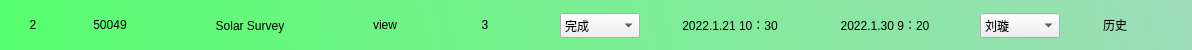
<?xml version="1.0" encoding="UTF-8"?>
<ui version="4.0">
 <class>Form</class>
 <widget class="QWidget" name="Form">
  <property name="geometry">
   <rect>
    <x>0</x>
    <y>0</y>
    <width>1192</width>
    <height>50</height>
   </rect>
  </property>
  <property name="windowTitle">
   <string>Form</string>
  </property>
  <property name="styleSheet">
   <string notr="true">QWidget{
	background-color: qlineargradient(spread:pad, x1:0, y1:0.528136, x2:1, y2:0.517, stop:0 rgba(86, 255, 109, 255), stop:1 rgba(158, 221, 185, 255));
/*background-color: rgb(170, 255, 127);*/
}
QLabel,QComboBox,QPushButton{
	background-color:none;
	color: rgb(0, 0, 0);
	font: 12pt &quot;黑体&quot;;
}
QPushButton{
border:none;
}
QPushButton:hover{
	color: rgb(28, 58, 255);
}</string>
  </property>
  <widget class="QLabel" name="label_id">
   <property name="geometry">
    <rect>
     <x>8</x>
     <y>10</y>
     <width>50</width>
     <height>30</height>
    </rect>
   </property>
   <property name="text">
    <string>2</string>
   </property>
   <property name="alignment">
    <set>Qt::AlignCenter</set>
   </property>
  </widget>
  <widget class="QPushButton" name="btn_count">
   <property name="geometry">
    <rect>
     <x>460</x>
     <y>10</y>
     <width>50</width>
     <height>30</height>
    </rect>
   </property>
   <property name="text">
    <string>3</string>
   </property>
  </widget>
  <widget class="QLabel" name="label_number">
   <property name="geometry">
    <rect>
     <x>80</x>
     <y>10</y>
     <width>60</width>
     <height>30</height>
    </rect>
   </property>
   <property name="text">
    <string>50049</string>
   </property>
   <property name="alignment">
    <set>Qt::AlignCenter</set>
   </property>
  </widget>
  <widget class="QLabel" name="label_create_time">
   <property name="geometry">
    <rect>
     <x>655</x>
     <y>10</y>
     <width>150</width>
     <height>30</height>
    </rect>
   </property>
   <property name="text">
    <string>2022.1.21 10：30</string>
   </property>
   <property name="alignment">
    <set>Qt::AlignCenter</set>
   </property>
  </widget>
  <widget class="QLabel" name="label_task">
   <property name="geometry">
    <rect>
     <x>150</x>
     <y>10</y>
     <width>200</width>
     <height>31</height>
    </rect>
   </property>
   <property name="text">
    <string>Solar Survey</string>
   </property>
   <property name="alignment">
    <set>Qt::AlignCenter</set>
   </property>
  </widget>
  <widget class="QPushButton" name="btn_view">
   <property name="geometry">
    <rect>
     <x>350</x>
     <y>10</y>
     <width>70</width>
     <height>30</height>
    </rect>
   </property>
   <property name="text">
    <string>view</string>
   </property>
  </widget>
  <widget class="QLabel" name="label_update_time">
   <property name="geometry">
    <rect>
     <x>810</x>
     <y>10</y>
     <width>150</width>
     <height>30</height>
    </rect>
   </property>
   <property name="text">
    <string>2022.1.30 9：20</string>
   </property>
   <property name="alignment">
    <set>Qt::AlignCenter</set>
   </property>
  </widget>
  <widget class="QPushButton" name="btn_history">
   <property name="geometry">
    <rect>
     <x>1090</x>
     <y>10</y>
     <width>50</width>
     <height>30</height>
    </rect>
   </property>
   <property name="text">
    <string>历史</string>
   </property>
  </widget>
  <widget class="QComboBox" name="comboBox_participator">
   <property name="geometry">
    <rect>
     <x>980</x>
     <y>13</y>
     <width>80</width>
     <height>25</height>
    </rect>
   </property>
   <item>
    <property name="text">
     <string>刘璇</string>
    </property>
   </item>
   <item>
    <property name="text">
     <string>丁梓靖</string>
    </property>
   </item>
   <item>
    <property name="text">
     <string>赵银鹏</string>
    </property>
   </item>
  </widget>
  <widget class="QComboBox" name="combox_schedule">
   <property name="geometry">
    <rect>
     <x>560</x>
     <y>13</y>
     <width>80</width>
     <height>25</height>
    </rect>
   </property>
   <item>
    <property name="text">
     <string>完成</string>
    </property>
   </item>
   <item>
    <property name="text">
     <string>未完成</string>
    </property>
   </item>
   <item>
    <property name="text">
     <string>详情</string>
    </property>
   </item>
  </widget>
 </widget>
 <resources/>
 <connections/>
</ui>
